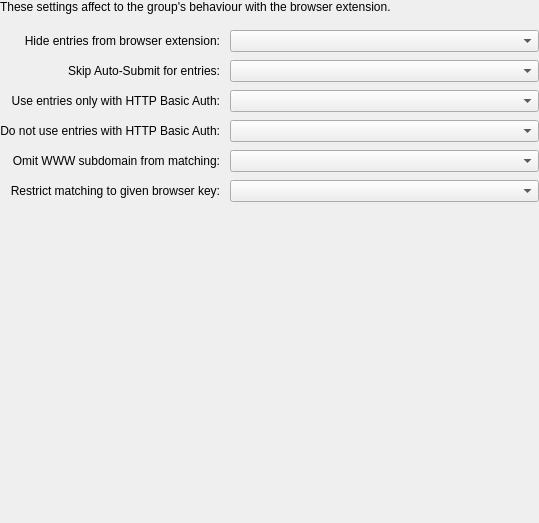
<?xml version="1.0" encoding="UTF-8"?>
<ui version="4.0">
 <class>EditGroupWidgetBrowser</class>
 <widget class="QWidget" name="EditGroupWidgetBrowser">
   <property name="geometry">
    <rect>
     <x>0</x>
     <y>0</y>
     <width>539</width>
     <height>523</height>
    </rect>
   </property>
   <layout class="QVBoxLayout" name="verticalLayout_1">
    <property name="leftMargin">
     <number>0</number>
    </property>
    <property name="topMargin">
     <number>0</number>
    </property>
    <property name="rightMargin">
     <number>0</number>
    </property>
    <property name="bottomMargin">
     <number>0</number>
    </property>
    <item>
     <widget class="QLabel" name="label">
      <property name="text">
       <string>These settings affect to the group's behaviour with the browser extension.</string>
      </property>
     </widget>
    </item>
    <item>
     <layout class="QGridLayout" name="gridLayout" rowstretch="0,0,0,1" columnstretch="0,1" rowminimumheight="0,0,0,1">
      <property name="leftMargin">
       <number>0</number>
      </property>
      <property name="topMargin">
       <number>10</number>
      </property>
      <property name="rightMargin">
       <number>0</number>
      </property>
      <property name="bottomMargin">
       <number>0</number>
      </property>
      <property name="horizontalSpacing">
       <number>10</number>
      </property>
      <property name="verticalSpacing">
       <number>8</number>
      </property>
      <item row="0" column="0">
       <widget class="QLabel" name="browserIntegrationHideEntriesLabel">
        <property name="text">
         <string>Hide entries from browser extension:</string>
        </property>
        <property name="alignment">
         <set>Qt::AlignLeading|Qt::AlignLeft|Qt::AlignRight|Qt::AlignTrailing|Qt::AlignVCenter</set>
        </property>
       </widget>
      </item>
      <item row="0" column="1">
       <widget class="VaultComboBox" name="browserIntegrationHideEntriesComboBox">
        <property name="accessibleName">
         <string>Hide entries from browser extension toggle for this and sub groups</string>
        </property>
       </widget>
      </item>
      <item row="1" column="0">
       <widget class="QLabel" name="browserIntegrationSkipAutoSubmitLabel">
        <property name="text">
         <string>Skip Auto-Submit for entries:</string>
        </property>
        <property name="alignment">
         <set>Qt::AlignLeading|Qt::AlignLeft|Qt::AlignRight|Qt::AlignTrailing|Qt::AlignVCenter</set>
        </property>
       </widget>
      </item>
      <item row="1" column="1">
       <widget class="VaultComboBox" name="browserIntegrationSkipAutoSubmitComboBox">
        <property name="accessibleName">
         <string>Skip Auto-Submit toggle for this and sub groups</string>
        </property>
       </widget>
      </item>
      <item row="2" column="0">
       <widget class="QLabel" name="browserIntegrationOnlyHttpAuthLabel">
        <property name="text">
         <string>Use entries only with HTTP Basic Auth:</string>
        </property>
        <property name="alignment">
         <set>Qt::AlignLeading|Qt::AlignLeft|Qt::AlignRight|Qt::AlignTrailing|Qt::AlignVCenter</set>
        </property>
       </widget>
      </item>
      <item row="2" column="1">
       <widget class="VaultComboBox" name="browserIntegrationOnlyHttpAuthComboBox">
        <property name="accessibleName">
         <string>Only HTTP Auth toggle for this and sub groups</string>
        </property>
       </widget>
      </item>
      <item row="3" column="0">
       <widget class="QLabel" name="browserIntegrationNotHttpAuthLabel">
        <property name="text">
         <string>Do not use entries with HTTP Basic Auth:</string>
        </property>
        <property name="alignment">
         <set>Qt::AlignLeading|Qt::AlignLeft|Qt::AlignRight|Qt::AlignTrailing|Qt::AlignVCenter</set>
        </property>
       </widget>
      </item>
      <item row="3" column="1">
       <widget class="VaultComboBox" name="browserIntegrationNotHttpAuthComboBox">
        <property name="accessibleName">
         <string>Do not use HTTP Auth toggle for this and sub groups</string>
        </property>
       </widget>
      </item>
      <item row="4" column="0">
       <widget class="QLabel" name="browserIntegrationOmitWwwLabel">
        <property name="text">
         <string>Omit WWW subdomain from matching:</string>
        </property>
        <property name="alignment">
         <set>Qt::AlignLeading|Qt::AlignLeft|Qt::AlignRight|Qt::AlignTrailing|Qt::AlignVCenter</set>
        </property>
       </widget>
      </item>
      <item row="4" column="1">
       <widget class="VaultComboBox" name="browserIntegrationOmitWwwCombobox">
        <property name="accessibleName">
         <string>Omit WWW subdomain from matching toggle for this and sub groups</string>
        </property>
       </widget>
      </item>
      <item row="5" column="0">
       <widget class="QLabel" name="browserIntegrationRestrictKey">
        <property name="text">
         <string>Restrict matching to given browser key:</string>
        </property>
        <property name="alignment">
         <set>Qt::AlignLeading|Qt::AlignLeft|Qt::AlignRight|Qt::AlignTrailing|Qt::AlignVCenter</set>
        </property>
       </widget>
      </item>
      <item row="5" column="1">
       <widget class="VaultComboBox" name="browserIntegrationRestrictKeyCombobox">
        <property name="accessibleName">
         <string>Restrict matching to given browser key toggle for this and sub groups</string>
        </property>
       </widget>
      </item>
      <item row="6" column="0">
       <spacer name="verticalSpacer_1">
        <property name="orientation">
         <enum>Qt::Vertical</enum>
        </property>
        <property name="sizeHint" stdset="0">
         <size>
          <width>20</width>
          <height>40</height>
         </size>
        </property>
       </spacer>
      </item>
     </layout>
    </item>
   </layout>
  </widget>
 <tabstops>
  <tabstop>browserIntegrationHideEntriesComboBox</tabstop>
  <tabstop>browserIntegrationSkipAutoSubmitComboBox</tabstop>
  <tabstop>browserIntegrationOnlyHttpAuthComboBox</tabstop>
  <tabstop>browserIntegrationNotHttpAuthComboBox</tabstop>
  <tabstop>browserIntegrationOmitWwwCombobox</tabstop>
  <tabstop>browserIntegrationRestrictKeyCombobox</tabstop>
 </tabstops>
 <customwidgets>
 <customwidget>
  <class>VaultComboBox</class>
  <extends>QComboBox</extends>
  <header>gui/vault/VaultControls.h</header>
 </customwidget>
 </customwidgets>
 <resources/>
 <connections/>
</ui>
